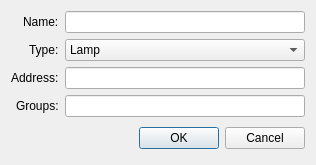
<?xml version="1.0" encoding="UTF-8"?>
<ui version="4.0">
 <class>autom8_server_edit_device</class>
 <widget class="QDialog" name="autom8_server_edit_device">
  <property name="geometry">
   <rect>
    <x>0</x>
    <y>0</y>
    <width>316</width>
    <height>163</height>
   </rect>
  </property>
  <property name="windowTitle">
   <string>autom8 - Edit Device</string>
  </property>
  <layout class="QVBoxLayout" name="verticalLayout">
   <item>
    <layout class="QFormLayout" name="formLayout">
     <property name="fieldGrowthPolicy">
      <enum>QFormLayout::AllNonFixedFieldsGrow</enum>
     </property>
     <property name="rowWrapPolicy">
      <enum>QFormLayout::DontWrapRows</enum>
     </property>
     <property name="labelAlignment">
      <set>Qt::AlignRight|Qt::AlignTrailing|Qt::AlignVCenter</set>
     </property>
     <item row="0" column="0">
      <widget class="QLabel" name="label">
       <property name="text">
        <string>Name:</string>
       </property>
      </widget>
     </item>
     <item row="1" column="0">
      <widget class="QLabel" name="label_2">
       <property name="text">
        <string>Type:</string>
       </property>
      </widget>
     </item>
     <item row="1" column="1">
      <widget class="QComboBox" name="TypeComboBox">
       <item>
        <property name="text">
         <string>Lamp</string>
        </property>
       </item>
       <item>
        <property name="text">
         <string>Appliance</string>
        </property>
       </item>
       <item>
        <property name="text">
         <string>Security Sensor</string>
        </property>
       </item>
      </widget>
     </item>
     <item row="2" column="0">
      <widget class="QLabel" name="label_3">
       <property name="text">
        <string>Address:</string>
       </property>
      </widget>
     </item>
     <item row="0" column="1">
      <widget class="QLineEdit" name="NameLineEdit"/>
     </item>
     <item row="2" column="1">
      <widget class="QLineEdit" name="AddressLineEdit"/>
     </item>
     <item row="3" column="0">
      <widget class="QLabel" name="groupsLabel">
       <property name="text">
        <string>Groups:</string>
       </property>
      </widget>
     </item>
     <item row="3" column="1">
      <widget class="QLineEdit" name="GroupsLineEdit"/>
     </item>
    </layout>
   </item>
   <item>
    <spacer name="verticalSpacer">
     <property name="orientation">
      <enum>Qt::Vertical</enum>
     </property>
     <property name="sizeHint" stdset="0">
      <size>
       <width>20</width>
       <height>40</height>
      </size>
     </property>
    </spacer>
   </item>
   <item>
    <layout class="QHBoxLayout">
     <property name="spacing">
      <number>6</number>
     </property>
     <property name="margin">
      <number>0</number>
     </property>
     <item>
      <spacer>
       <property name="orientation">
        <enum>Qt::Horizontal</enum>
       </property>
       <property name="sizeHint" stdset="0">
        <size>
         <width>131</width>
         <height>31</height>
        </size>
       </property>
      </spacer>
     </item>
     <item>
      <widget class="QPushButton" name="OkButton">
       <property name="text">
        <string>OK</string>
       </property>
      </widget>
     </item>
     <item>
      <widget class="QPushButton" name="CancelButton">
       <property name="text">
        <string>Cancel</string>
       </property>
      </widget>
     </item>
    </layout>
   </item>
  </layout>
 </widget>
 <tabstops>
  <tabstop>NameLineEdit</tabstop>
  <tabstop>TypeComboBox</tabstop>
  <tabstop>AddressLineEdit</tabstop>
  <tabstop>GroupsLineEdit</tabstop>
  <tabstop>OkButton</tabstop>
  <tabstop>CancelButton</tabstop>
 </tabstops>
 <resources/>
 <connections>
  <connection>
   <sender>CancelButton</sender>
   <signal>clicked()</signal>
   <receiver>autom8_server_edit_device</receiver>
   <slot>reject()</slot>
   <hints>
    <hint type="sourcelabel">
     <x>369</x>
     <y>253</y>
    </hint>
    <hint type="destinationlabel">
     <x>179</x>
     <y>282</y>
    </hint>
   </hints>
  </connection>
 </connections>
</ui>
